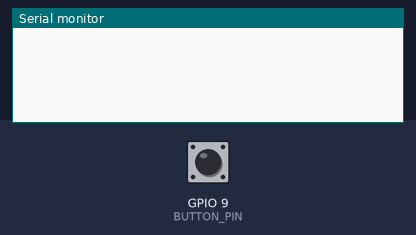
A sketch run on a simulated ESP32-C6. Parts: the last lines printed to the serial monitor. The inputs (shaded band) are chosen by the test bench; at power-on: GPIO 9 (BUTTON_PIN) HIGH.

Above: at 3.2 s.
3.3 s: GPIO 9 (BUTTON_PIN) pulled LOW for 0.15 s
At 3.43 s:
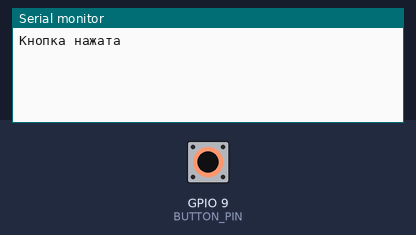
At 4.7 s:
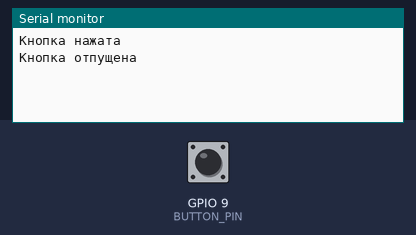

Measured:
- after the input at 3.3 s, the serial monitor: prints a new line at once (image 1)

The sketch:

ButtonBoot.ino
```cpp
#define BUTTON_PIN 9

void setup() {
  // put your setup code here, to run once:
  delay(2000);
  Serial.begin(115200);
  pinMode(BUTTON_PIN, INPUT_PULLUP);
}

void loop() {
  // put your main code here, to run repeatedly:
  static bool pState = false;
  bool state = !digitalRead(BUTTON_PIN);

  if (pState != state) {  // состояние изменилось
      pState = state;     // запомнить новое
      if (state) Serial.println("Кнопка нажата");
      else Serial.println("Кнопка отпущена");
  }

  delay(50);  // ждём
}
```
